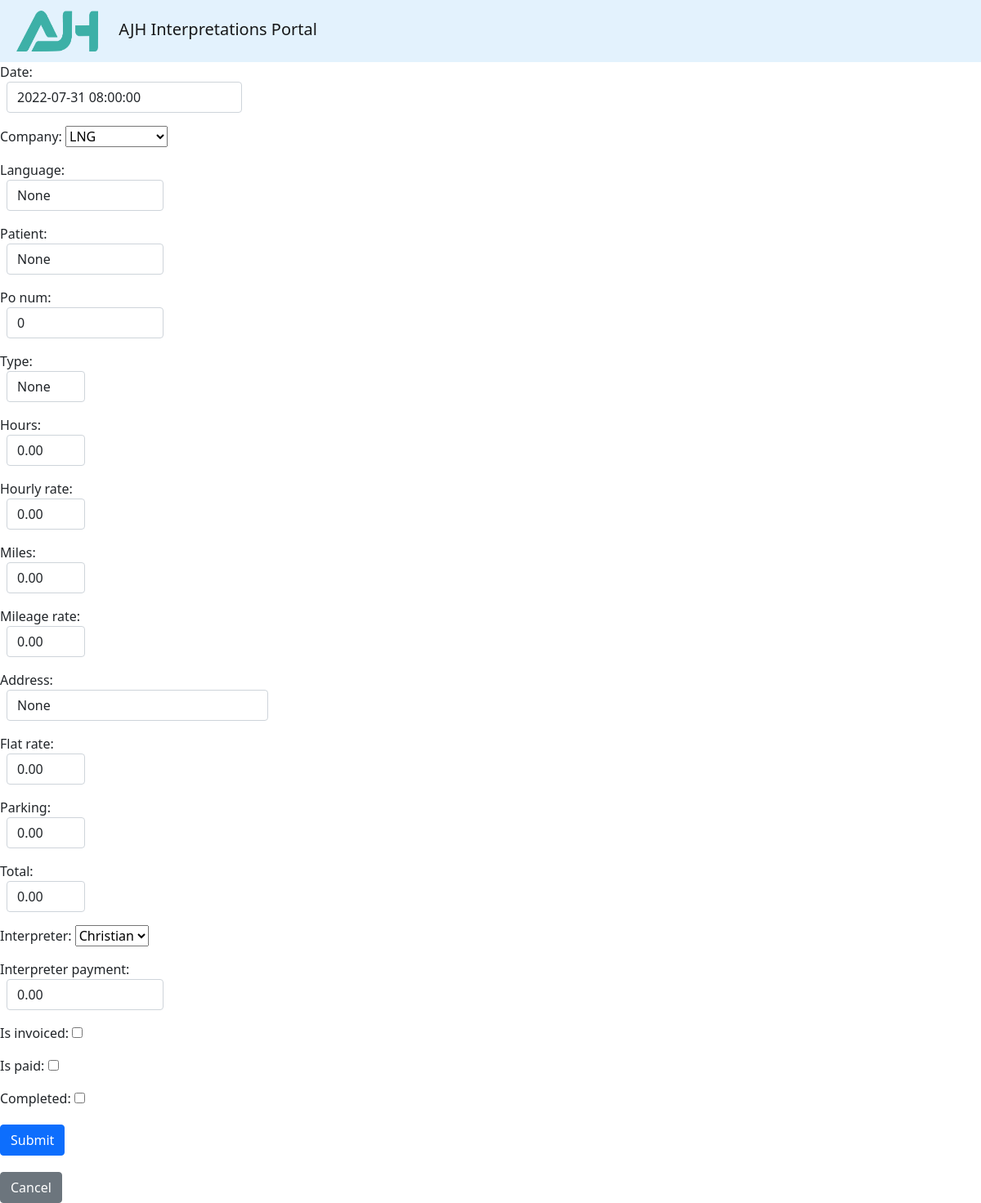
The page /10/edit on the database its author committed.
### Assignments/models.py (models this page shows)
class Assignment(models.Model):
    date = models.DateTimeField(blank=True, default="YYYY-MM-DD HH:MM:SS")
    company = models.CharField(max_length=200, blank=True, default="None")
    language = models.CharField(max_length=200, blank=True, default="None")
    patient = models.CharField(max_length=200, blank=True, default="None")
    po_num = models.BigIntegerField(blank=True, default=00000)
    type = models.CharField(max_length=200, blank=True, default="None")
    hours = models.DecimalField(max_digits=6, decimal_places=2, blank=True, default=0)
    hourly_rate = models.DecimalField(max_digits=4, decimal_places=2, blank=True, default=0)
    miles = models.DecimalField(max_digits=6, decimal_places=2, blank=True, default=0)
    mileage_rate = models.DecimalField(max_digits=3, decimal_places=2, blank=True, default=0)
    address = models.CharField(max_length=200, blank=True, default="None")
    flat_rate = models.DecimalField(max_digits=6, decimal_places=2, blank=True, default=0)
    parking = models.DecimalField(max_digits=4, decimal_places=2, blank=True, default=0)
    total = models.DecimalField(max_digits=6, decimal_places=2, blank=True, default=0)
    interpreter = models.CharField(max_length=200, blank=True, default="None")
    is_invoiced = models.BooleanField(default=1, blank=True)
    is_paid = models.BooleanField(default=1, blank=True)
    offered_to = models.TextField(blank=True)
    interpreter_payment = models.DecimalField(max_digits=6, decimal_places=2, blank=True, default=0)
    completed = models.BooleanField(default=0, blank=True)

### Assignments/views.py (the view, shortened to what this page needs)
# urls.py: path('<int:pk>/edit', views.AssignmentsUpdateView.as_view(), name="assignments.edit"),
class AssignmentsUpdateView(UpdateView):
    model = Assignment
    success_url = ''
    form_class = AssignmentForm

### Assignments/templates/assignments/assignment_form.html (shortened to what this page needs)
{% extends 'base.html' %}
{% block content %}
<form method='POST'>{% csrf_token %}
    {{ form.as_p}}
    <button type="submit" class="btn btn-primary my-1">Submit</button>
</form>
<a href="{% url 'assignments' %}" class="btn btn-secondary">Cancel</a>
{% endblock %}

### rows shown on the page
Assignment: date "2022-07-31 08:00:00", company "LNG", language "None", patient "None", po_num "0", type "None", hours "0.00", hourly_rate "0.00", miles "0.00", mileage_rate "0.00", address "None", flat_rate "0.00", parking "0.00", total "0.00", interpreter "Christian", interpreter_payment "0.00"
